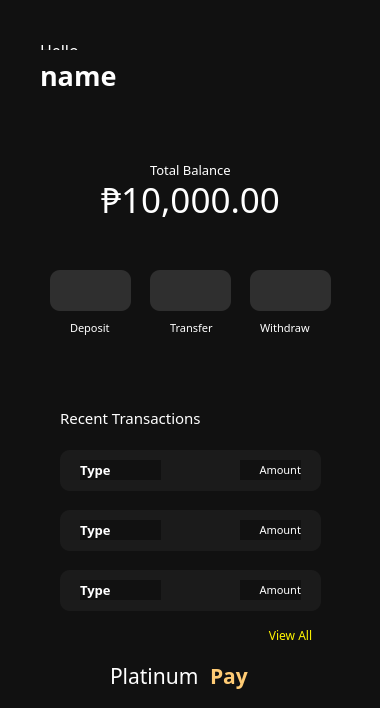
<?xml version="1.0" encoding="UTF-8"?>
<ui version="4.0">
 <class>userMainUI</class>
 <widget class="QDialog" name="userMainUI">
  <property name="geometry">
   <rect>
    <x>0</x>
    <y>0</y>
    <width>380</width>
    <height>708</height>
   </rect>
  </property>
  <property name="minimumSize">
   <size>
    <width>0</width>
    <height>0</height>
   </size>
  </property>
  <property name="maximumSize">
   <size>
    <width>380</width>
    <height>708</height>
   </size>
  </property>
  <property name="windowTitle">
   <string>SwiftPay Main Dashboard</string>
  </property>
  <property name="sizeGripEnabled">
   <bool>false</bool>
  </property>
  <property name="modal">
   <bool>false</bool>
  </property>
  <widget class="QFrame" name="frame">
   <property name="geometry">
    <rect>
     <x>-30</x>
     <y>-10</y>
     <width>481</width>
     <height>731</height>
    </rect>
   </property>
   <property name="maximumSize">
    <size>
     <width>16777215</width>
     <height>16777215</height>
    </size>
   </property>
   <property name="styleSheet">
    <string notr="true">background-color: #111111;</string>
   </property>
   <property name="frameShape">
    <enum>QFrame::StyledPanel</enum>
   </property>
   <property name="frameShadow">
    <enum>QFrame::Raised</enum>
   </property>
   <widget class="QPushButton" name="accountButton">
    <property name="geometry">
     <rect>
      <x>330</x>
      <y>50</y>
      <width>51</width>
      <height>51</height>
     </rect>
    </property>
    <property name="styleSheet">
     <string notr="true">border-width: 0;</string>
    </property>
    <property name="text">
     <string/>
    </property>
    <property name="icon">
     <iconset>
      <normaloff>../../Downloads/Ellipse 16.png</normaloff>../../Downloads/Ellipse 16.png</iconset>
    </property>
    <property name="iconSize">
     <size>
      <width>50</width>
      <height>50</height>
     </size>
    </property>
    <property name="autoDefault">
     <bool>false</bool>
    </property>
    <property name="default">
     <bool>false</bool>
    </property>
    <property name="flat">
     <bool>true</bool>
    </property>
   </widget>
   <widget class="QLabel" name="label_6">
    <property name="geometry">
     <rect>
      <x>70</x>
      <y>50</y>
      <width>51</width>
      <height>21</height>
     </rect>
    </property>
    <property name="font">
     <font>
      <family>Montserrat Light</family>
      <pointsize>12</pointsize>
      <bold>false</bold>
     </font>
    </property>
    <property name="styleSheet">
     <string notr="true">color: white;
background-color: opacity(0%);</string>
    </property>
    <property name="text">
     <string>Hello,</string>
    </property>
   </widget>
   <widget class="QLabel" name="label_7">
    <property name="geometry">
     <rect>
      <x>180</x>
      <y>170</y>
      <width>91</width>
      <height>20</height>
     </rect>
    </property>
    <property name="font">
     <font>
      <family>Montserrat Light</family>
      <pointsize>10</pointsize>
      <bold>false</bold>
     </font>
    </property>
    <property name="styleSheet">
     <string notr="true">color: white;
background-color: opacity(0%);</string>
    </property>
    <property name="text">
     <string>Total Balance</string>
    </property>
   </widget>
   <widget class="QLabel" name="usersbalance">
    <property name="geometry">
     <rect>
      <x>80</x>
      <y>190</y>
      <width>281</width>
      <height>39</height>
     </rect>
    </property>
    <property name="font">
     <font>
      <family>Montserrat Medium</family>
      <pointsize>26</pointsize>
      <bold>false</bold>
     </font>
    </property>
    <property name="styleSheet">
     <string notr="true">color: white;
background-color: opacity(0%);
</string>
    </property>
    <property name="text">
     <string>₱10,000.00</string>
    </property>
    <property name="alignment">
     <set>Qt::AlignCenter</set>
    </property>
   </widget>
   <widget class="QLabel" name="userfirstname">
    <property name="geometry">
     <rect>
      <x>70</x>
      <y>60</y>
      <width>241</width>
      <height>51</height>
     </rect>
    </property>
    <property name="font">
     <font>
      <family>Montserrat SemiBold</family>
      <pointsize>20</pointsize>
      <bold>true</bold>
     </font>
    </property>
    <property name="styleSheet">
     <string notr="true">color: white;
background-color: opacity(0%);


</string>
    </property>
    <property name="text">
     <string>name</string>
    </property>
   </widget>
   <widget class="QPushButton" name="depositButton">
    <property name="geometry">
     <rect>
      <x>80</x>
      <y>280</y>
      <width>81</width>
      <height>41</height>
     </rect>
    </property>
    <property name="styleSheet">
     <string notr="true">border-radius: 10px; 
background-color: #2F2F2F;
color:white;</string>
    </property>
    <property name="text">
     <string/>
    </property>
    <property name="icon">
     <iconset>
      <normaloff>../../Downloads/🦆 icon _plus_(1).png</normaloff>../../Downloads/🦆 icon _plus_(1).png</iconset>
    </property>
    <property name="autoDefault">
     <bool>false</bool>
    </property>
    <property name="default">
     <bool>false</bool>
    </property>
    <property name="flat">
     <bool>true</bool>
    </property>
   </widget>
   <widget class="QPushButton" name="transferButton">
    <property name="geometry">
     <rect>
      <x>180</x>
      <y>280</y>
      <width>81</width>
      <height>41</height>
     </rect>
    </property>
    <property name="styleSheet">
     <string notr="true">border-radius: 10px; 
background-color: #2F2F2F;
color:white;</string>
    </property>
    <property name="text">
     <string/>
    </property>
    <property name="icon">
     <iconset>
      <normaloff>../../Downloads/🦆 icon _transfer data_(1).png</normaloff>../../Downloads/🦆 icon _transfer data_(1).png</iconset>
    </property>
    <property name="iconSize">
     <size>
      <width>20</width>
      <height>20</height>
     </size>
    </property>
    <property name="autoDefault">
     <bool>false</bool>
    </property>
    <property name="default">
     <bool>false</bool>
    </property>
    <property name="flat">
     <bool>true</bool>
    </property>
   </widget>
   <widget class="QPushButton" name="withdrawButton">
    <property name="geometry">
     <rect>
      <x>280</x>
      <y>280</y>
      <width>81</width>
      <height>41</height>
     </rect>
    </property>
    <property name="styleSheet">
     <string notr="true">border-radius: 10px; 
background-color: #2F2F2F;
color:white;</string>
    </property>
    <property name="text">
     <string/>
    </property>
    <property name="icon">
     <iconset>
      <normaloff>../../Downloads/Vector(1).png</normaloff>../../Downloads/Vector(1).png</iconset>
    </property>
    <property name="autoDefault">
     <bool>false</bool>
    </property>
    <property name="default">
     <bool>false</bool>
    </property>
    <property name="flat">
     <bool>true</bool>
    </property>
   </widget>
   <widget class="QPushButton" name="historyButton">
    <property name="geometry">
     <rect>
      <x>290</x>
      <y>630</y>
      <width>61</width>
      <height>31</height>
     </rect>
    </property>
    <property name="font">
     <font>
      <family>Montserrat Light</family>
     </font>
    </property>
    <property name="layoutDirection">
     <enum>Qt::RightToLeft</enum>
    </property>
    <property name="styleSheet">
     <string notr="true">background-color: opacity(0%);
color: #FFF500;</string>
    </property>
    <property name="text">
     <string>View All</string>
    </property>
    <property name="autoDefault">
     <bool>false</bool>
    </property>
    <property name="default">
     <bool>false</bool>
    </property>
    <property name="flat">
     <bool>true</bool>
    </property>
   </widget>
   <widget class="QLabel" name="label">
    <property name="geometry">
     <rect>
      <x>50</x>
      <y>140</y>
      <width>341</width>
      <height>121</height>
     </rect>
    </property>
    <property name="text">
     <string/>
    </property>
    <property name="pixmap">
     <pixmap>../../Downloads/Group 25(2).png</pixmap>
    </property>
    <property name="scaledContents">
     <bool>true</bool>
    </property>
   </widget>
   <widget class="QLabel" name="label_2">
    <property name="geometry">
     <rect>
      <x>100</x>
      <y>330</y>
      <width>49</width>
      <height>16</height>
     </rect>
    </property>
    <property name="font">
     <font>
      <family>Montserrat Light</family>
      <pointsize>8</pointsize>
     </font>
    </property>
    <property name="styleSheet">
     <string notr="true">color:white;
background-color: opacity(0%);</string>
    </property>
    <property name="text">
     <string>Deposit</string>
    </property>
   </widget>
   <widget class="QLabel" name="label_4">
    <property name="geometry">
     <rect>
      <x>200</x>
      <y>330</y>
      <width>49</width>
      <height>16</height>
     </rect>
    </property>
    <property name="font">
     <font>
      <family>Montserrat Light</family>
      <pointsize>8</pointsize>
     </font>
    </property>
    <property name="styleSheet">
     <string notr="true">color:white;
background-color: opacity(0%);</string>
    </property>
    <property name="text">
     <string>Transfer</string>
    </property>
   </widget>
   <widget class="QLabel" name="label_5">
    <property name="geometry">
     <rect>
      <x>290</x>
      <y>330</y>
      <width>61</width>
      <height>16</height>
     </rect>
    </property>
    <property name="font">
     <font>
      <family>Montserrat Light</family>
      <pointsize>8</pointsize>
     </font>
    </property>
    <property name="styleSheet">
     <string notr="true">color:white;
background-color: opacity(0%);</string>
    </property>
    <property name="text">
     <string>Withdraw</string>
    </property>
   </widget>
   <widget class="QLabel" name="label_8">
    <property name="geometry">
     <rect>
      <x>40</x>
      <y>380</y>
      <width>361</width>
      <height>371</height>
     </rect>
    </property>
    <property name="text">
     <string/>
    </property>
    <property name="pixmap">
     <pixmap>../../Downloads/Frame 4.png</pixmap>
    </property>
    <property name="scaledContents">
     <bool>true</bool>
    </property>
   </widget>
   <widget class="QLabel" name="label_9">
    <property name="geometry">
     <rect>
      <x>90</x>
      <y>420</y>
      <width>161</width>
      <height>16</height>
     </rect>
    </property>
    <property name="font">
     <font>
      <family>Montserrat Light</family>
      <pointsize>11</pointsize>
     </font>
    </property>
    <property name="layoutDirection">
     <enum>Qt::RightToLeft</enum>
    </property>
    <property name="styleSheet">
     <string notr="true">color: white;
background-color: opacity(0%);</string>
    </property>
    <property name="text">
     <string>Recent Transactions</string>
    </property>
   </widget>
   <widget class="QLabel" name="label_3">
    <property name="geometry">
     <rect>
      <x>90</x>
      <y>460</y>
      <width>261</width>
      <height>41</height>
     </rect>
    </property>
    <property name="styleSheet">
     <string notr="true">background-color:#1B1B1B;
border-radius: 10px;
color: white;
</string>
    </property>
    <property name="text">
     <string/>
    </property>
   </widget>
   <widget class="QLabel" name="label_10">
    <property name="geometry">
     <rect>
      <x>90</x>
      <y>520</y>
      <width>261</width>
      <height>41</height>
     </rect>
    </property>
    <property name="styleSheet">
     <string notr="true">background-color:#1B1B1B;
border-radius: 10px;
color: white;
</string>
    </property>
    <property name="text">
     <string/>
    </property>
   </widget>
   <widget class="QLabel" name="label_11">
    <property name="geometry">
     <rect>
      <x>90</x>
      <y>580</y>
      <width>261</width>
      <height>41</height>
     </rect>
    </property>
    <property name="styleSheet">
     <string notr="true">background-color:#1B1B1B;
border-radius: 10px;
color: white;
</string>
    </property>
    <property name="text">
     <string/>
    </property>
   </widget>
   <widget class="QLabel" name="type1">
    <property name="geometry">
     <rect>
      <x>110</x>
      <y>470</y>
      <width>81</width>
      <height>20</height>
     </rect>
    </property>
    <property name="font">
     <font>
      <family>Montserrat SemiBold</family>
      <pointsize>10</pointsize>
      <bold>true</bold>
     </font>
    </property>
    <property name="styleSheet">
     <string notr="true">color: white;
background-color: opacity(0%);</string>
    </property>
    <property name="text">
     <string>Type</string>
    </property>
   </widget>
   <widget class="QLabel" name="amount1">
    <property name="geometry">
     <rect>
      <x>270</x>
      <y>470</y>
      <width>61</width>
      <height>20</height>
     </rect>
    </property>
    <property name="font">
     <font>
      <family>Montserrat Light</family>
      <pointsize>8</pointsize>
      <bold>false</bold>
     </font>
    </property>
    <property name="layoutDirection">
     <enum>Qt::RightToLeft</enum>
    </property>
    <property name="styleSheet">
     <string notr="true">color: white;
background-color: opacity(0%);</string>
    </property>
    <property name="text">
     <string>Amount</string>
    </property>
    <property name="alignment">
     <set>Qt::AlignRight|Qt::AlignTrailing|Qt::AlignVCenter</set>
    </property>
   </widget>
   <widget class="QLabel" name="type2">
    <property name="geometry">
     <rect>
      <x>110</x>
      <y>530</y>
      <width>81</width>
      <height>20</height>
     </rect>
    </property>
    <property name="font">
     <font>
      <family>Montserrat SemiBold</family>
      <pointsize>10</pointsize>
      <bold>true</bold>
     </font>
    </property>
    <property name="styleSheet">
     <string notr="true">color: white;
background-color: opacity(0%);</string>
    </property>
    <property name="text">
     <string>Type</string>
    </property>
   </widget>
   <widget class="QLabel" name="amount2">
    <property name="geometry">
     <rect>
      <x>270</x>
      <y>530</y>
      <width>61</width>
      <height>20</height>
     </rect>
    </property>
    <property name="font">
     <font>
      <family>Montserrat Light</family>
      <pointsize>8</pointsize>
      <bold>false</bold>
     </font>
    </property>
    <property name="layoutDirection">
     <enum>Qt::RightToLeft</enum>
    </property>
    <property name="styleSheet">
     <string notr="true">color: white;
background-color: opacity(0%);</string>
    </property>
    <property name="text">
     <string>Amount</string>
    </property>
    <property name="alignment">
     <set>Qt::AlignRight|Qt::AlignTrailing|Qt::AlignVCenter</set>
    </property>
   </widget>
   <widget class="QLabel" name="amount3">
    <property name="geometry">
     <rect>
      <x>270</x>
      <y>590</y>
      <width>61</width>
      <height>20</height>
     </rect>
    </property>
    <property name="font">
     <font>
      <family>Montserrat Light</family>
      <pointsize>8</pointsize>
      <bold>false</bold>
     </font>
    </property>
    <property name="layoutDirection">
     <enum>Qt::RightToLeft</enum>
    </property>
    <property name="styleSheet">
     <string notr="true">color: white;
background-color: opacity(0%);</string>
    </property>
    <property name="text">
     <string>Amount</string>
    </property>
    <property name="alignment">
     <set>Qt::AlignRight|Qt::AlignTrailing|Qt::AlignVCenter</set>
    </property>
   </widget>
   <widget class="QLabel" name="type3">
    <property name="geometry">
     <rect>
      <x>110</x>
      <y>590</y>
      <width>81</width>
      <height>20</height>
     </rect>
    </property>
    <property name="font">
     <font>
      <family>Montserrat SemiBold</family>
      <pointsize>10</pointsize>
      <bold>true</bold>
     </font>
    </property>
    <property name="styleSheet">
     <string notr="true">color: white;
background-color: opacity(0%);</string>
    </property>
    <property name="text">
     <string>Type</string>
    </property>
   </widget>
   <widget class="QLabel" name="label_18">
    <property name="geometry">
     <rect>
      <x>140</x>
      <y>670</y>
      <width>101</width>
      <height>31</height>
     </rect>
    </property>
    <property name="font">
     <font>
      <family>Montserrat ExtraLight</family>
      <pointsize>16</pointsize>
     </font>
    </property>
    <property name="styleSheet">
     <string notr="true">color: white;</string>
    </property>
    <property name="text">
     <string>Platinum</string>
    </property>
   </widget>
   <widget class="QLabel" name="label_19">
    <property name="geometry">
     <rect>
      <x>240</x>
      <y>670</y>
      <width>51</width>
      <height>31</height>
     </rect>
    </property>
    <property name="font">
     <font>
      <family>Montserrat ExtraBold</family>
      <pointsize>16</pointsize>
      <bold>true</bold>
     </font>
    </property>
    <property name="styleSheet">
     <string notr="true">color: #FFCB74;</string>
    </property>
    <property name="text">
     <string>Pay</string>
    </property>
   </widget>
   <zorder>label</zorder>
   <zorder>accountButton</zorder>
   <zorder>label_6</zorder>
   <zorder>depositButton</zorder>
   <zorder>transferButton</zorder>
   <zorder>withdrawButton</zorder>
   <zorder>label_7</zorder>
   <zorder>usersbalance</zorder>
   <zorder>userfirstname</zorder>
   <zorder>label_2</zorder>
   <zorder>label_4</zorder>
   <zorder>label_5</zorder>
   <zorder>label_8</zorder>
   <zorder>historyButton</zorder>
   <zorder>label_9</zorder>
   <zorder>label_3</zorder>
   <zorder>label_10</zorder>
   <zorder>label_11</zorder>
   <zorder>type1</zorder>
   <zorder>amount1</zorder>
   <zorder>type2</zorder>
   <zorder>amount2</zorder>
   <zorder>amount3</zorder>
   <zorder>type3</zorder>
   <zorder>label_18</zorder>
   <zorder>label_19</zorder>
  </widget>
 </widget>
 <resources/>
 <connections/>
</ui>
